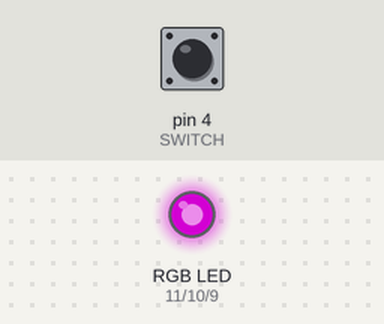
A sketch run on a simulated Arduino Uno, built with avr-gcc and run on an emulated ATmega328P. On the bench: an RGB LED mixed from three pins (HIGH = lit). The test bench sets the inputs (shaded band); at power-on: pin 4 (SWITCH) LOW. Dim RGB values are drawn brighter than linear.

Above: at 1.2 s.
1.3 s: pin 4 (SWITCH) pulled HIGH for 0.15 s
At 1.37 s:
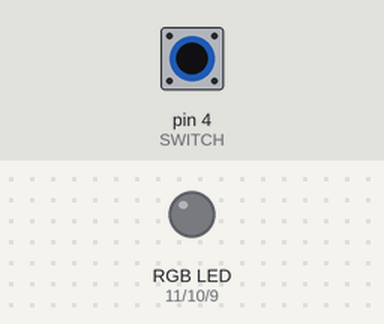
2.9 s: pin 4 (SWITCH) pulled HIGH for 3.2 s
At 7.4 s:
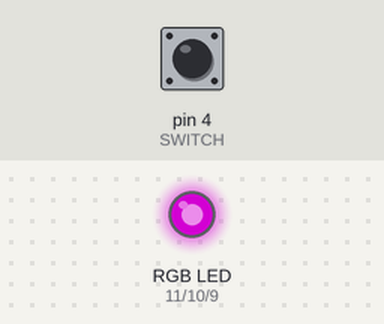
Timing chart, 0 to 8.9 s (numbered marks = the images above; inputs shaded):
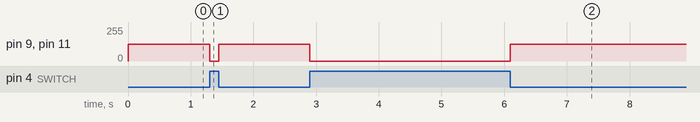

Measured:
- after the input at 1.3 s, pin 9 (LED_B), pin 11 (LED_R): 125/255 → 0/255 at once, → 125/255 0.15 s later
- after the input at 2.9 s, pin 9 (LED_B), pin 11 (LED_R): 125/255 → 0/255 at once, → 125/255 3.2 s later

The sketch:

IRremote_remote_control.ino
```cpp
#include <IRremote.h>

int SWITCH = 4;
int LED_R = 11;
int LED_G = 10;
int LED_B = 9;

IRrecv recv(3);
decode_results results;

void setup() {
  Serial.begin(9600);
  pinMode(SWITCH, INPUT);
  pinMode(LED_R, OUTPUT);
  pinMode(LED_G, OUTPUT);
  pinMode(LED_B, OUTPUT);

  recv.enableIRIn(); // IR 수신 시작
}

void loop() {
  bool sw_val = digitalRead(SWITCH);

  if (sw_val){
    setColor(0, 0, 0);
  }
  else{
    setColor(125, 0, 125);
  }

  if (recv.decode(&results))
  {
    Serial.println(results.value, HEX);
    recv.resume();
  }
}

void setColor(int red, int green, int blue){
  analogWrite(LED_R, red);
  analogWrite(LED_G, green);
  analogWrite(LED_B, blue);
}
```
